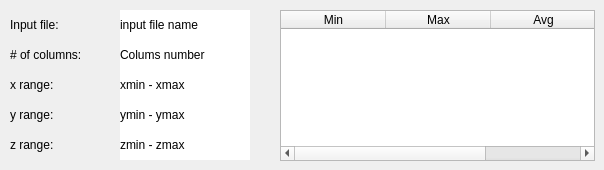
        <widget class="QWidget" name="tab_5">
         <attribute name="title">
          <string>Domain info</string>
         </attribute>
         <widget class="QTableWidget" name="domain_Table">
          <property name="geometry">
           <rect>
            <x>280</x>
            <y>10</y>
            <width>315</width>
            <height>151</height>
           </rect>
          </property>
          <property name="minimumSize">
           <size>
            <width>0</width>
            <height>0</height>
           </size>
          </property>
          <property name="maximumSize">
           <size>
            <width>100000</width>
            <height>16777215</height>
           </size>
          </property>
          <property name="editTriggers">
           <set>QAbstractItemView::NoEditTriggers</set>
          </property>
          <attribute name="horizontalHeaderDefaultSectionSize">
           <number>105</number>
          </attribute>
          <attribute name="horizontalHeaderMinimumSectionSize">
           <number>40</number>
          </attribute>
          <attribute name="horizontalHeaderStretchLastSection">
           <bool>true</bool>
          </attribute>
          <column>
           <property name="text">
            <string>Min</string>
           </property>
          </column>
          <column>
           <property name="text">
            <string>Max</string>
           </property>
          </column>
          <column>
           <property name="text">
            <string>Avg</string>
           </property>
          </column>
         </widget>
         <widget class="QLabel" name="label_39">
          <property name="geometry">
           <rect>
            <x>10</x>
            <y>100</y>
            <width>110</width>
            <height>30</height>
           </rect>
          </property>
          <property name="text">
           <string>y range:</string>
          </property>
         </widget>
         <widget class="QLabel" name="rowcolDomain">
          <property name="geometry">
           <rect>
            <x>120</x>
            <y>40</y>
            <width>130</width>
            <height>30</height>
           </rect>
          </property>
          <property name="styleSheet">
           <string notr="true">QLabel{
	background-color:white;
}</string>
          </property>
          <property name="text">
           <string>Colums number</string>
          </property>
         </widget>
         <widget class="QLabel" name="inputFileDomain">
          <property name="geometry">
           <rect>
            <x>120</x>
            <y>10</y>
            <width>130</width>
            <height>30</height>
           </rect>
          </property>
          <property name="styleSheet">
           <string notr="true">QLabel{
	background-color:white;
}</string>
          </property>
          <property name="text">
           <string>input file name</string>
          </property>
         </widget>
         <widget class="QLabel" name="label_38">
          <property name="geometry">
           <rect>
            <x>10</x>
            <y>70</y>
            <width>110</width>
            <height>30</height>
           </rect>
          </property>
          <property name="text">
           <string>x range:</string>
          </property>
         </widget>
         <widget class="QLabel" name="zMinMaxDomain">
          <property name="geometry">
           <rect>
            <x>120</x>
            <y>130</y>
            <width>130</width>
            <height>30</height>
           </rect>
          </property>
          <property name="styleSheet">
           <string notr="true">QLabel{
	background-color:white;
}</string>
          </property>
          <property name="text">
           <string>zmin - zmax</string>
          </property>
         </widget>
         <widget class="QLabel" name="xMinMaxDomain">
          <property name="geometry">
           <rect>
            <x>120</x>
            <y>70</y>
            <width>130</width>
            <height>30</height>
           </rect>
          </property>
          <property name="styleSheet">
           <string notr="true">QLabel{
	background-color:white;
}</string>
          </property>
          <property name="text">
           <string>xmin - xmax</string>
          </property>
         </widget>
         <widget class="QLabel" name="label_40">
          <property name="geometry">
           <rect>
            <x>10</x>
            <y>10</y>
            <width>110</width>
            <height>30</height>
           </rect>
          </property>
          <property name="text">
           <string>Input file:</string>
          </property>
         </widget>
         <widget class="QLabel" name="label_41">
          <property name="geometry">
           <rect>
            <x>10</x>
            <y>40</y>
            <width>110</width>
            <height>30</height>
           </rect>
          </property>
          <property name="text">
           <string># of columns:</string>
          </property>
         </widget>
         <widget class="QLabel" name="yMinMaxDomain">
          <property name="geometry">
           <rect>
            <x>120</x>
            <y>100</y>
            <width>130</width>
            <height>30</height>
           </rect>
          </property>
          <property name="styleSheet">
           <string notr="true">QLabel{
	background-color:white;
}</string>
          </property>
          <property name="text">
           <string>ymin - ymax</string>
          </property>
         </widget>
         <widget class="QLabel" name="label_42">
          <property name="geometry">
           <rect>
            <x>10</x>
            <y>130</y>
            <width>110</width>
            <height>30</height>
           </rect>
          </property>
          <property name="text">
           <string>z range:</string>
          </property>
         </widget>
        </widget>
